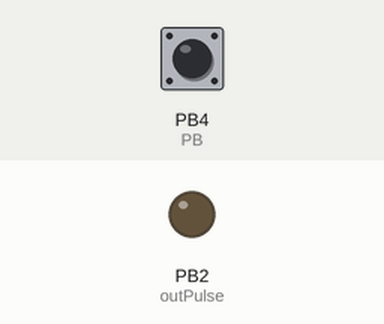
The sketch below on a simulated ATtiny85, built with avr-gcc and run on an emulated ATtiny85. Shown: output pins drawn as LEDs (lit = HIGH). The test bench sets the inputs (shaded band); at power-on: PB4 (PB) HIGH.

Above: at 1.2 s.
1.3 s: PB4 (PB) pulled LOW for 0.15 s
At 2.1 s:
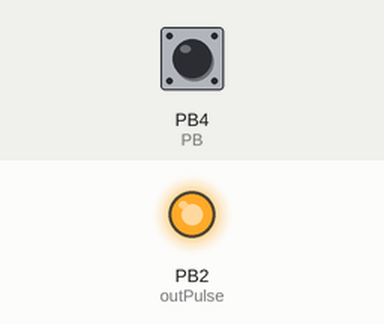
Timing chart, 0 to 7.8 s (numbered marks = the images above; inputs shaded):
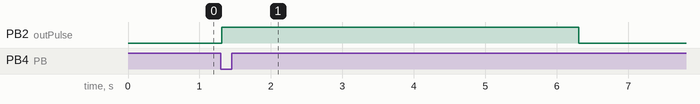

The sketch:

PoweredUncoupler.ino
```cpp
//==========================================================================
//  UNCOUPLE RAMP PULSE TIMING CIRCUIT  (ATTINY85)          F.Miller 9/17/20
//  An input  pulldown pulse of greater than 10 ms causes a 5 second output
//  positive pulse to hold uncoupling solenoid on (via an issolated 24VDC
//  MOSFET circuit.)  Input pulse is 'debounced' to remove noise.
//==========================================================================
#define DEBOUNCE 10             // ms to debounce, 5+ ms is usually plenty
#define PB 4                    //physical pin 3
#define outPulse 2              //physical pin 7
#define pulseSec 5              //length of output pulse in seconds
byte pressed;
byte justpressed;
byte justreleased;
//===========================================================================
void setup() {
  pinMode(PB, INPUT);
  pinMode(outPulse,OUTPUT);
  digitalWrite(PB, HIGH);
  justpressed=0;
  justreleased=0;
}
//=============================================================================
void loop() {
  check_switches();                  // check switches to get the current state
  if (justpressed==1) {
      justpressed=0;
      digitalWrite(outPulse,HIGH);
      delay(pulseSec*1000);          //make a 5 sec pulse
      digitalWrite(outPulse,LOW);
    }
    if (justreleased==1) {
      justreleased=0;
//      Serial.println("Released");
     }
}
//=============================================================================
void check_switches() {
  static byte previousstate;
  static byte currentstate;
  static long lasttime;
  if (millis() < lasttime) {               // timer wrapped around, ignore this one
     lasttime = millis();
  }
  if ((lasttime + DEBOUNCE) > millis()) {  // still within debounce time
      return;
  }
  lasttime = millis();                     //past debounce period, reset timer
  currentstate = digitalRead(PB);          // read the button
    if (currentstate == previousstate) {
      if ((pressed == LOW) && (currentstate == LOW)) {  // just pressed
            justpressed = 1;
      }
      else if ((pressed == HIGH) && (currentstate == HIGH)) {  // just released
          justreleased = 1;
       }
      pressed = !currentstate;
    }
    previousstate = currentstate;          // keep button status
}
//==============================================================================
```

Measured:
- after the input at 1.3 s, PB2 (outPulse): LOW → HIGH at once, → LOW 5.0 s later
